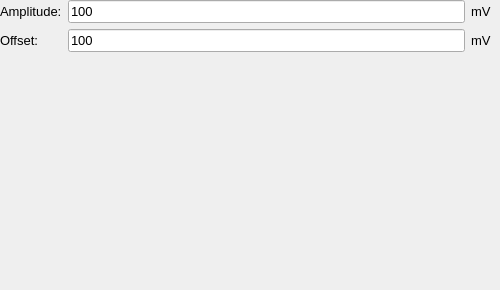
               <widget class="QWidget" name="white_noise_CH1">
                <widget class="QWidget" name="gridLayoutWidget_8">
                 <property name="geometry">
                  <rect>
                   <x>0</x>
                   <y>0</y>
                   <width>491</width>
                   <height>281</height>
                  </rect>
                 </property>
                 <layout class="QGridLayout" name="gridLayout_8">
                  <item row="2" column="1">
                   <widget class="QLineEdit" name="white_offset_CH1">
                    <property name="sizePolicy">
                     <sizepolicy hsizetype="Expanding" vsizetype="Maximum">
                      <horstretch>1</horstretch>
                      <verstretch>1</verstretch>
                     </sizepolicy>
                    </property>
                    <property name="font">
                     <font>
                      <pointsize>10</pointsize>
                     </font>
                    </property>
                    <property name="text">
                     <string>100</string>
                    </property>
                   </widget>
                  </item>
                  <item row="4" column="0">
                   <spacer name="verticalSpacer_6">
                    <property name="orientation">
                     <enum>Qt::Vertical</enum>
                    </property>
                    <property name="sizeHint" stdset="0">
                     <size>
                      <width>20</width>
                      <height>40</height>
                     </size>
                    </property>
                   </spacer>
                  </item>
                  <item row="2" column="2">
                   <widget class="QLabel" name="white_offset_unit_CH1">
                    <property name="font">
                     <font>
                      <pointsize>10</pointsize>
                     </font>
                    </property>
                    <property name="layoutDirection">
                     <enum>Qt::LeftToRight</enum>
                    </property>
                    <property name="text">
                     <string>mV</string>
                    </property>
                   </widget>
                  </item>
                  <item row="0" column="0">
                   <widget class="QLabel" name="white_ampl_label_CH1">
                    <property name="font">
                     <font>
                      <pointsize>10</pointsize>
                     </font>
                    </property>
                    <property name="layoutDirection">
                     <enum>Qt::LeftToRight</enum>
                    </property>
                    <property name="text">
                     <string>Amplitude:</string>
                    </property>
                   </widget>
                  </item>
                  <item row="2" column="0">
                   <widget class="QLabel" name="white_offset_label_CH1">
                    <property name="font">
                     <font>
                      <pointsize>10</pointsize>
                     </font>
                    </property>
                    <property name="layoutDirection">
                     <enum>Qt::LeftToRight</enum>
                    </property>
                    <property name="text">
                     <string>Offset:</string>
                    </property>
                   </widget>
                  </item>
                  <item row="0" column="2">
                   <widget class="QLabel" name="white_ampl_unit_CH1">
                    <property name="font">
                     <font>
                      <pointsize>10</pointsize>
                     </font>
                    </property>
                    <property name="layoutDirection">
                     <enum>Qt::LeftToRight</enum>
                    </property>
                    <property name="text">
                     <string>mV</string>
                    </property>
                   </widget>
                  </item>
                  <item row="0" column="1">
                   <widget class="QLineEdit" name="white_ampl_CH1">
                    <property name="sizePolicy">
                     <sizepolicy hsizetype="Expanding" vsizetype="Fixed">
                      <horstretch>0</horstretch>
                      <verstretch>0</verstretch>
                     </sizepolicy>
                    </property>
                    <property name="font">
                     <font>
                      <pointsize>10</pointsize>
                     </font>
                    </property>
                    <property name="text">
                     <string>100</string>
                    </property>
                   </widget>
                  </item>
                 </layout>
                </widget>
               </widget>
